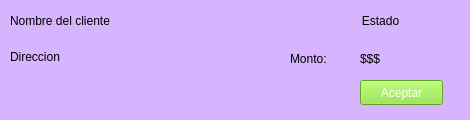
<?xml version="1.0" encoding="UTF-8"?>
<ui version="4.0">
 <class>entregaWidget</class>
 <widget class="QWidget" name="entregaWidget">
  <property name="geometry">
   <rect>
    <x>0</x>
    <y>0</y>
    <width>470</width>
    <height>120</height>
   </rect>
  </property>
  <property name="windowTitle">
   <string>Form</string>
  </property>
  <property name="styleSheet">
   <string notr="true">background-color: rgb(215, 180, 254);</string>
  </property>
  <widget class="QLabel" name="monto">
   <property name="geometry">
    <rect>
     <x>360</x>
     <y>50</y>
     <width>91</width>
     <height>17</height>
    </rect>
   </property>
   <property name="text">
    <string>$$$</string>
   </property>
  </widget>
  <widget class="QLabel" name="estatus">
   <property name="geometry">
    <rect>
     <x>320</x>
     <y>10</y>
     <width>121</width>
     <height>21</height>
    </rect>
   </property>
   <property name="styleSheet">
    <string notr="true">font: 75 12pt &quot;Quicksand Medium&quot;;</string>
   </property>
   <property name="text">
    <string>Estado</string>
   </property>
   <property name="alignment">
    <set>Qt::AlignCenter</set>
   </property>
   <property name="wordWrap">
    <bool>false</bool>
   </property>
  </widget>
  <widget class="QLabel" name="direccion">
   <property name="geometry">
    <rect>
     <x>10</x>
     <y>50</y>
     <width>251</width>
     <height>31</height>
    </rect>
   </property>
   <property name="text">
    <string>Direccion</string>
   </property>
   <property name="alignment">
    <set>Qt::AlignLeading|Qt::AlignLeft|Qt::AlignTop</set>
   </property>
   <property name="wordWrap">
    <bool>true</bool>
   </property>
  </widget>
  <widget class="QLabel" name="label">
   <property name="geometry">
    <rect>
     <x>290</x>
     <y>50</y>
     <width>64</width>
     <height>17</height>
    </rect>
   </property>
   <property name="text">
    <string>Monto:</string>
   </property>
  </widget>
  <widget class="QPushButton" name="btnAceptar">
   <property name="geometry">
    <rect>
     <x>360</x>
     <y>80</y>
     <width>83</width>
     <height>25</height>
    </rect>
   </property>
   <property name="styleSheet">
    <string notr="true">background-color: rgb(138, 226, 52);
color: rgb(255, 255, 255);</string>
   </property>
   <property name="text">
    <string>Aceptar</string>
   </property>
  </widget>
  <widget class="QLabel" name="nombreCliente">
   <property name="geometry">
    <rect>
     <x>10</x>
     <y>10</y>
     <width>211</width>
     <height>21</height>
    </rect>
   </property>
   <property name="styleSheet">
    <string notr="true">font: 75 14pt &quot;Quicksand Medium&quot;;</string>
   </property>
   <property name="text">
    <string>Nombre del cliente</string>
   </property>
  </widget>
 </widget>
 <resources/>
 <connections/>
</ui>
